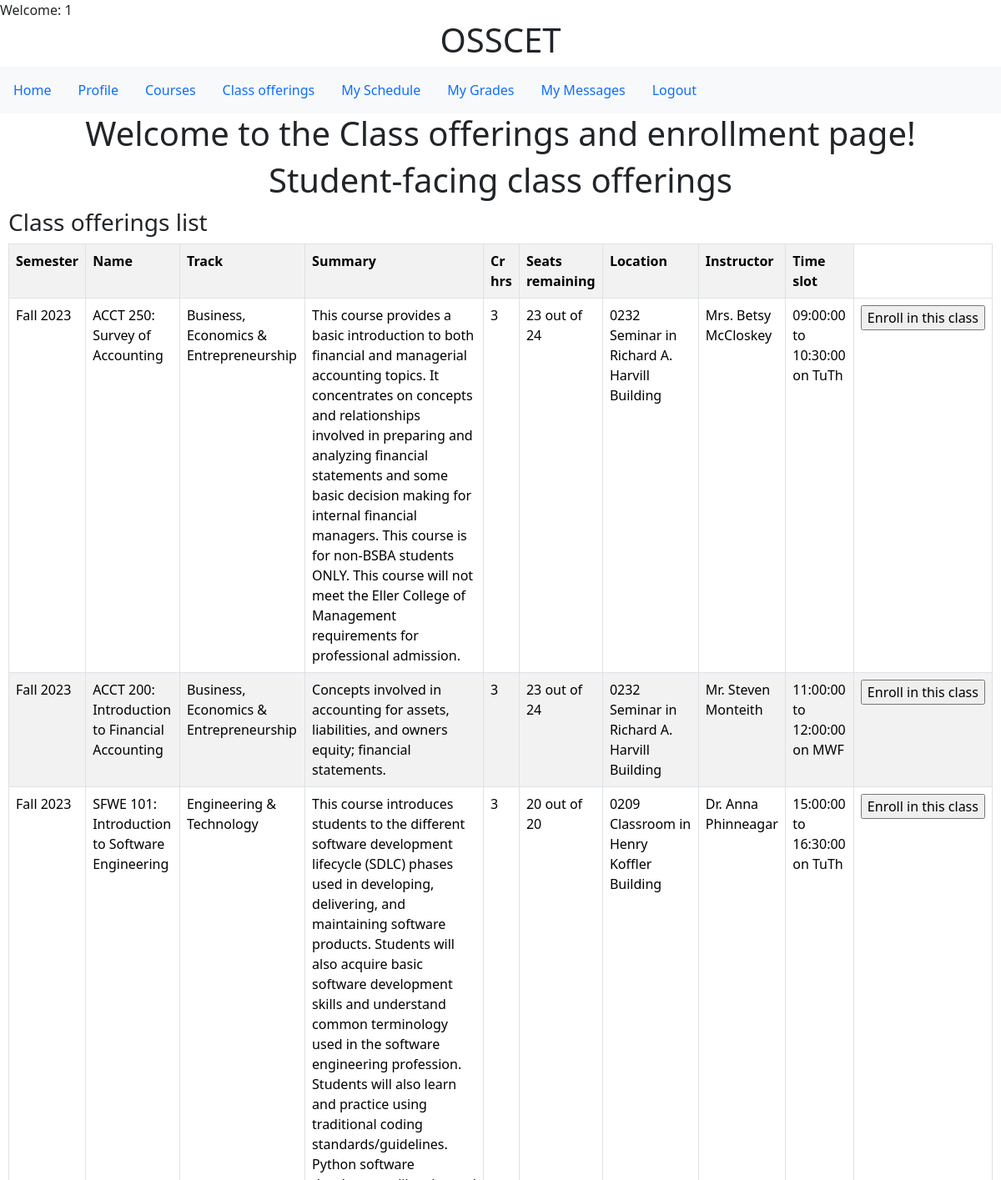
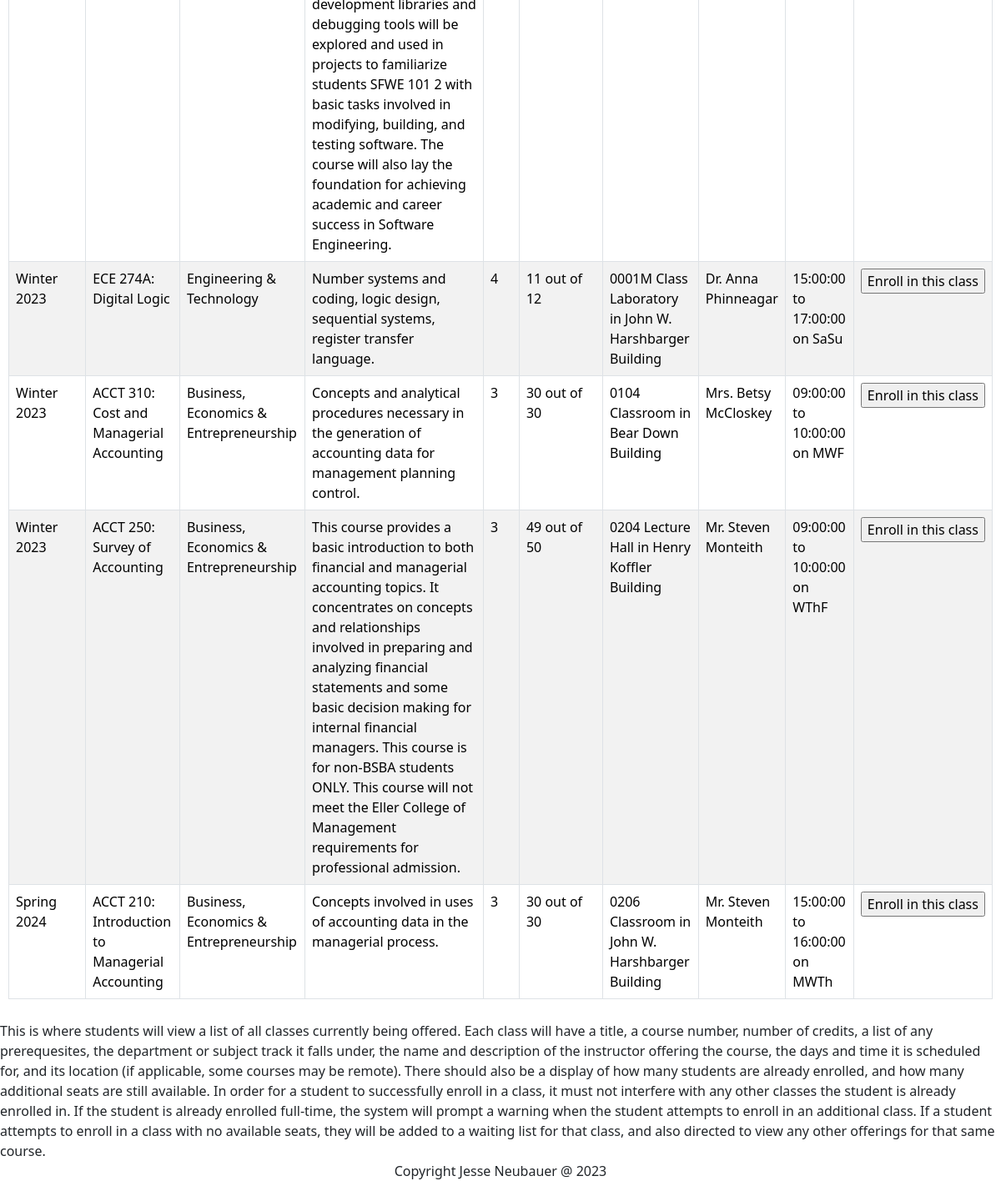
Page /classes.php (signed in) on the committed database (2 pictures, top to bottom).
### tables this page shows
CREATE TABLE `offerings` (
  `class_id` bigint(20) NOT NULL,
  `course_id` varchar(10) NOT NULL,
  `teacher_id` varchar(20) NOT NULL,
  `room_id` varchar(10) NOT NULL,
  `occupancy` int(11) DEFAULT NULL,
  `vacancies` int(11) DEFAULT NULL,
  `semester_name` varchar(50) NOT NULL,
  `start_time` time NOT NULL,
  `end_time` time NOT NULL,
  `monday` tinyint(1) DEFAULT NULL,
  `tuesday` tinyint(1) DEFAULT NULL,
  `wednesday` tinyint(1) DEFAULT NULL,
  `thursday` tinyint(1) DEFAULT NULL,
  `friday` tinyint(1) DEFAULT NULL,
  `saturday` tinyint(1) DEFAULT NULL,
  `sunday` tinyint(1) DEFAULT NULL
);

CREATE TABLE `semesters` (
  `semester_name` varchar(50) NOT NULL,
  `start_date` date NOT NULL,
  `end_date` date NOT NULL
);

CREATE TABLE `courses` (
  `course_id` varchar(10) NOT NULL,
  `course_name` varchar(100) NOT NULL,
  `summary` varchar(1000) DEFAULT NULL,
  `credits` int(11) NOT NULL,
  `track_id` int(11) NOT NULL,
  `prerequesites` tinyint(1) DEFAULT NULL,
  `default_max_capacity` int(11) DEFAULT NULL
);

CREATE TABLE `subject_tracks` (
  `track_id` int(11) NOT NULL,
  `track_name` varchar(45) NOT NULL
);

CREATE TABLE `rooms` (
  `room_id` varchar(10) NOT NULL,
  `room_name` varchar(45) NOT NULL,
  `building_name` varchar(200) DEFAULT NULL,
  `capacity` int(11) NOT NULL,
  `ada_accessible` tinyint(1) DEFAULT NULL,
  `building_address` varchar(200) DEFAULT NULL
);

CREATE TABLE `teachers` (
  `user_id` int(11) NOT NULL,
  `teacher_id` varchar(20) NOT NULL,
  `password` varchar(45) NOT NULL,
  `role_id` int(11) DEFAULT NULL,
  `email` varchar(45) DEFAULT NULL,
  `phone` varchar(45) DEFAULT NULL,
  `prefix` varchar(5) DEFAULT NULL,
  `first_name` varchar(45) NOT NULL,
  `last_name` varchar(45) NOT NULL,
  `ssn` varchar(20) DEFAULT NULL,
  `hire_date` date NOT NULL DEFAULT current_timestamp(),
  `mailing_address` varchar(500) DEFAULT NULL,
  `salary` double DEFAULT NULL,
  `bio_summary` varchar(1000) DEFAULT NULL
);

### classes_student.php (the view, shortened to what this page needs)
<!DOCTYPE html>
<html lang="en">
<head>
</head>
<body>
<div class="container text-center">
<h1>Student-facing class offerings</h1>
</div>
</head>
<body>
    <div class="bs-example">
            <div class="row">
                <div class="col-md-12">
                    <div class="page-header clearfix">
                        <h3 class="pull-left">Class offerings list</h3>
                    </div>
                    <?php
                    include_once 'db.php';
         $student_id = $_SESSION['username'];
                    $result = mysqli_query($conn,"SELECT * FROM offerings
                    INNER JOIN rooms on offerings.room_id=rooms.room_id
                    INNER JOIN teachers ON offerings.teacher_id=teachers.teacher_id
                    INNER JOIN courses ON offerings.course_id=courses.course_id
                    INNER JOIN subject_tracks ON courses.track_id=subject_tracks.track_id
                    INNER JOIN semesters ON offerings.semester_name=semesters.semester_name ORDER BY `start_date`");
               echo "Successfully registered for class!";?>
               <meta http-equiv="refresh" content="0;URL=classes.php" /><?php
                    if ($result->num_rows > 0) {
                    ?>
                      <table class='table table-bordered table-striped'>
                       <th>Semester</th>
                       <th>Name</th>
                       <th>Track</th>
                        <th>Summary</th>
                        <th>Cr hrs</th>
                        <th>Seats remaining</th>
                        <th>Location</th>
                        <th>Instructor</th>
                        <th>Time slot</th>
                    <?php
                    while($row = mysqli_fetch_array($result)) {
                        $teacher_name = $row['prefix'] . ' ' . $row['first_name'] . ' ' . $row['last_name'];
                        $location = $row['room_name'] . ' in ' . $row['building_name'];
                        $class_days = "";
                        if($row['monday'] == 1){$class_days = $class_days . 'M';}
                        if($row['tuesday'] == 1){$class_days = $class_days . 'Tu';}
                        if($row['wednesday'] == 1){$class_days = $class_days . 'W';}
                        if($row['thursday'] == 1){$class_days = $class_days . 'Th';}
                        if($row['friday'] == 1){$class_days = $class_days . 'F';}
                        if($row['saturday'] == 1){$class_days = $class_days . 'Sa';}
                        if($row['sunday'] == 1){$class_days = $class_days . 'Su';}
                        $time_slot = $row['start_time'] . ' to ' . $row['end_time'] . ' on ' . $class_days;
                    ?>
                    <tr>
                        <td><?php echo $row["semester_name"]; ?></td>
                        <td><?php echo $row["course_id"]; echo ': '; echo $row["course_name"]; ?></td>
                        <td><?php echo $row["track_name"]; ?></td>
                        <td><?php echo $row["summary"]; ?></td>
                        <td><?php echo $row["credits"]; ?></td>
                        <td><?php echo $row["vacancies"]; echo " out of "; echo $row["occupancy"]; ?></td>
                        <td><?php echo $location; ?></td>
                        <td><?php echo $teacher_name; ?></td>
                        <td><?php echo $time_slot; ?></td>
                        <?php $displayed_class_id = $row["class_id"];
                        if($search_enrollments = $conn->prepare('SELECT * from enrollment where class_id=? and student_id=? and enrollment_status="a"')){
                            $search_enrollments->execute([$displayed_class_id, $student_id]);
                            $search_enrollments_result = $search_enrollments->get_result();
                        if($search_enrollments_result->num_rows <1){ ?>
                            <td><form method="POST" action="classes.php"><input type="hidden" name="class_id" value="<?php echo $row['class_id'] ?>"><input type="submit" name="enroll" value="Enroll in this class"></form></td> <?php }
                        else { ?>
                        <td><form method="POST" action="classes.php"><input type="hidden" name="class_id" value="<?php echo $row['class_id'] ?>"><input type="submit" name="withdraw" value="Withdraw from this class"></form></td>
                       <?php }} ?>
                    </tr>
                    <?php
                    }
                    ?>
                    </table>
                     <?php
                    }
                    else{
                        echo "No result found";
                    }
                    ?>
                </div>
            </div>
    </div>
<div>
    This is where students will view a list of all classes currently being offered.
    Each class will have a title, a course number, number of credits, a list of any prerequesites, the department or subject track it falls under,
    the name and description of the instructor offering the course, the days and time it is scheduled for, and its location (if applicable, some courses may be remote).
    There should also be a display of how many students are already enrolled, and how many additional seats are still available.
    In order for a student to successfully enroll in a class, it must not interfere with any other classes the student is already enrolled in.
    If the student is already enrolled full-time, the system will prompt a warning when the student attempts to enroll in an additional class.
    If a student attempts to enroll in a class with no available seats, they will be added to a waiting list for that class,
    and also directed to view any other offerings for that same course.
</div>
</body>
</html>

### classes_student.php (style rules this page uses)
.bs-example { margin: 10px; }

### rows in the picture
offerings: semesters.semester_name "Fall 2023", course.course_id "ACCT 250", course.course_name "Survey of Accounting", subject_tracks.track_name "Business, Economics & Entrepreneurship", course.summary "This course provides a basic introduction to both financial and managerial accounting topics. It concentrates on concepts and relationships involved in preparing and analyzing financial statements and some basic decision making for internal financial managers. This course is for non-BSBA students ONLY. This course will not meet the Eller College of Management requirements for professional admission.", course.credits "3", vacancies "23", occupancy "24", room.building_name "0232 Seminar in Richard A. Harvill Building", teachers.prefix+first_name+last_name "Mrs. Betsy McCloskey", time_slot "09:00:00 to 10:30:00 on TuTh"
offerings: semesters.semester_name "Fall 2023", course.course_id "ACCT 200", course.course_name "Introduction to Financial Accounting", subject_tracks.track_name "Business, Economics & Entrepreneurship", course.summary "Concepts involved in accounting for assets, liabilities, and owners equity; financial statements.", course.credits "3", vacancies "23", occupancy "24", room.building_name "0232 Seminar in Richard A. Harvill Building", teachers.prefix+first_name+last_name "Mr. Steven Monteith", time_slot "11:00:00 to 12:00:00 on MWF"
offerings: semesters.semester_name "Fall 2023", course.course_id "SFWE 101", course.course_name "Introduction to Software Engineering", subject_tracks.track_name "Engineering & Technology", course.summary "This course introduces students to the different software development lifecycle (SDLC) phases used in developing, delivering, and maintaining software products. Students will also acquire basic software development skills and understand common terminology used in the software engineering profession. Students will also learn and practice using traditional coding standards/guidelines. Python software development libraries and debugging tools will be explored and used in projects to familiarize students SFWE 101 2 with basic tasks involved in modifying, building, and testing software. The course will also lay the foundation for achieving academic and career success in Software Engineering.", course.credits "3", vacancies "20", occupancy "20", room.building_name "0209 Classroom in Henry Koffler Building", teachers.prefix+first_name+last_name "Dr. Anna Phinneagar", time_slot "15:00:00 to 16:30:00 on TuTh"
offerings: semesters.semester_name "Winter 2023", course.course_id "ECE 274A", course.course_name "Digital Logic", subject_tracks.track_name "Engineering & Technology", course.summary "Number systems and coding, logic design, sequential systems, register transfer language.", course.credits "4", vacancies "11", occupancy "12", room.building_name "0001M Class Laboratory in John W. Harshbarger Building", teachers.prefix+first_name+last_name "Dr. Anna Phinneagar", time_slot "15:00:00 to 17:00:00 on SaSu"
offerings: semesters.semester_name "Winter 2023", course.course_id "ACCT 310", course.course_name "Cost and Managerial Accounting", subject_tracks.track_name "Business, Economics & Entrepreneurship", course.summary "Concepts and analytical procedures necessary in the generation of accounting data for management planning control.", course.credits "3", vacancies "30", occupancy "30", room.building_name "0104 Classroom in Bear Down Building", teachers.prefix+first_name+last_name "Mrs. Betsy McCloskey", time_slot "09:00:00 to 10:00:00 on MWF"
offerings: semesters.semester_name "Winter 2023", course.course_id "ACCT 250", course.course_name "Survey of Accounting", subject_tracks.track_name "Business, Economics & Entrepreneurship", course.summary "This course provides a basic introduction to both financial and managerial accounting topics. It concentrates on concepts and relationships involved in preparing and analyzing financial statements and some basic decision making for internal financial managers. This course is for non-BSBA students ONLY. This course will not meet the Eller College of Management requirements for professional admission.", course.credits "3", vacancies "49", occupancy "50", room.building_name "0204 Lecture Hall in Henry Koffler Building", teachers.prefix+first_name+last_name "Mr. Steven Monteith", time_slot "09:00:00 to 10:00:00 on WThF"
offerings: semesters.semester_name "Spring 2024", course.course_id "ACCT 210", course.course_name "Introduction to Managerial Accounting", subject_tracks.track_name "Business, Economics & Entrepreneurship", course.summary "Concepts involved in uses of accounting data in the managerial process.", course.credits "3", vacancies "30", occupancy "30", room.building_name "0206 Classroom in John W. Harshbarger Building", teachers.prefix+first_name+last_name "Mr. Steven Monteith", time_slot "15:00:00 to 16:00:00 on MWTh"

### other values in the picture
$_SESSION['username'] "1"
